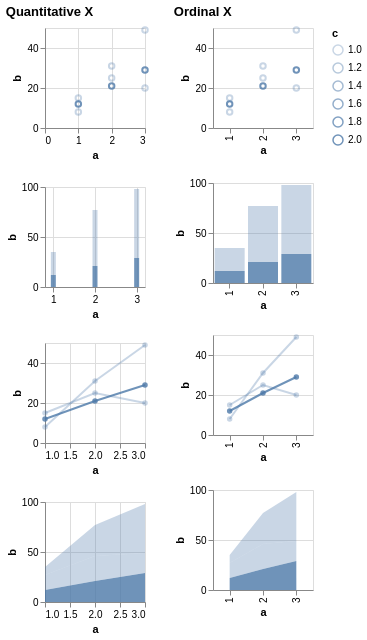

This figure's Vega-Lite source:
### Vega specification from a JSON file in a GitHub repository (floating-point values rounded to 4 significant figures)
{"$schema": "https://vega.github.io/schema/vega/v5.json", "description": "Testing invalid", "background": "white", "padding": 5, "data": [{"name": "source_0", "values": [{"a": 1, "b": 15, "c": 1}, {"a": 2, "b": 25, "c": 1}, {"a": 3, "b": 20, "c": 1}, {"a": 1, "b": 12, "c": 2}, {"a": 2, "b": 21, "c": 2}, {"a": 3, "b": 29, "c": 2}, {"a": 1, "b": 8, "c": null}, {"a": 2, "b": 31, "c": null}, {"a": 3, "b": 49, "c": null}]}, {"name": "data_0", "source": "source_0", "transform": [{"type": "formula", "expr": "toNumber(datum[\"a\"])", "as": "a"}]}, {"name": "data_2", "source": "data_0", "transform": [{"type": "stack", "groupby": ["a"], "field": "b", "sort": {"field": ["c"], "order": ["descending"]}, "as": ["b_start", "b_end"], "offset": "zero"}]}, {"name": "data_3", "source": "data_0", "transform": [{"type": "impute", "field": "b", "groupby": ["c"], "key": "a", "method": "value", "value": 0}, {"type": "stack", "groupby": ["a"], "field": "b", "sort": {"field": ["c"], "order": ["descending"]}, "as": ["b_start", "b_end"], "offset": "zero"}]}, {"name": "data_4", "source": "data_0", "transform": [{"type": "stack", "groupby": ["a"], "field": "b", "sort": {"field": ["c"], "order": ["descending"]}, "as": ["b_start", "b_end"], "offset": "zero"}]}, {"name": "data_5", "source": "data_0", "transform": [{"type": "impute", "field": "b", "groupby": ["c"], "key": "a", "method": "value", "value": 0}, {"type": "stack", "groupby": ["a"], "field": "b", "sort": {"field": ["c"], "order": ["descending"]}, "as": ["b_start", "b_end"], "offset": "zero"}]}], "signals": [{"name": "childWidth", "value": 100}, {"name": "concat_0_childHeight", "value": 100}, {"name": "concat_1_childHeight", "value": 100}], "layout": {"padding": 20, "bounds": "full", "align": "each"}, "marks": [{"type": "group", "name": "concat_0_group", "title": {"text": "Quantitative X", "anchor": "start"}, "layout": {"padding": 20, "columns": 1, "bounds": "full", "align": "each"}, "marks": [{"type": "group", "name": "concat_0_concat_0_group", "style": "cell", "encode": {"update": {"width": {"signal": "childWidth"}, "height": {"signal": "concat_0_childHeight"}}}, "marks": [{"name": "concat_0_concat_0_marks", "type": "symbol", "style": ["point"], "from": {"data": "data_0"}, "encode": {"update": {"opacity": [{"test": "!isValid(datum[\"c\"]) || !isFinite(+datum[\"c\"])", "signal": "scale('opacity', inrange(0, domain('opacity')) ? 0 : domain('opacity')[0])"}, {"scale": "opacity", "field": "c"}], "fill": {"value": "transparent"}, "stroke": {"value": "#4c78a8"}, "tooltip": {"signal": "{\"a\": format(datum[\"a\"], \"\"), \"b\": format(datum[\"b\"], \"\"), \"c\": format(datum[\"c\"], \"\")}"}, "ariaRoleDescription": {"value": "point"}, "description": {"signal": "\"a: \" + (format(datum[\"a\"], \"\")) + \"; b: \" + (format(datum[\"b\"], \"\")) + \"; c: \" + (format(datum[\"c\"], \"\"))"}, "x": [{"test": "!isValid(datum[\"a\"]) || !isFinite(+datum[\"a\"])", "scale": "concat_0_concat_0_x", "value": 0}, {"scale": "concat_0_concat_0_x", "field": "a"}], "y": [{"test": "!isValid(datum[\"b\"]) || !isFinite(+datum[\"b\"])", "scale": "concat_0_concat_0_y", "value": 0}, {"scale": "concat_0_concat_0_y", "field": "b"}]}}}], "axes": [{"scale": "concat_0_concat_0_x", "orient": "bottom", "gridScale": "concat_0_concat_0_y", "grid": true, "tickCount": {"signal": "ceil(childWidth/40)"}, "domain": false, "labels": false, "aria": false, "maxExtent": 0, "minExtent": 0, "ticks": false, "zindex": 0}, {"scale": "concat_0_concat_0_y", "orient": "left", "gridScale": "concat_0_concat_0_x", "grid": true, "tickCount": {"signal": "ceil(concat_0_childHeight/40)"}, "domain": false, "labels": false, "aria": false, "maxExtent": 0, "minExtent": 0, "ticks": false, "zindex": 0}, {"scale": "concat_0_concat_0_x", "orient": "bottom", "grid": false, "title": "a", "labelFlush": true, "labelOverlap": true, "tickCount": {"signal": "ceil(childWidth/40)"}, "zindex": 0}, {"scale": "concat_0_concat_0_y", "orient": "left", "grid": false, "title": "b", "labelOverlap": true, "tickCount": {"signal": "ceil(concat_0_childHeight/40)"}, "zindex": 0}]}, {"type": "group", "name": "concat_0_concat_1_group", "style": "cell", "encode": {"update": {"width": {"signal": "childWidth"}, "height": {"signal": "concat_0_childHeight"}}}, "marks": [{"name": "concat_0_concat_1_marks", "type": "rect", "style": ["bar"], "from": {"data": "data_2"}, "encode": {"update": {"fill": {"value": "#4c78a8"}, "opacity": [{"test": "!isValid(datum[\"c\"]) || !isFinite(+datum[\"c\"])", "signal": "scale('opacity', inrange(0, domain('opacity')) ? 0 : domain('opacity')[0])"}, {"scale": "opacity", "field": "c"}], "tooltip": {"signal": "{\"a\": format(datum[\"a\"], \"\"), \"b\": format(datum[\"b\"], \"\"), \"c\": format(datum[\"c\"], \"\")}"}, "ariaRoleDescription": {"value": "bar"}, "description": {"signal": "\"a: \" + (format(datum[\"a\"], \"\")) + \"; b: \" + (format(datum[\"b\"], \"\")) + \"; c: \" + (format(datum[\"c\"], \"\"))"}, "xc": [{"test": "!isValid(datum[\"a\"]) || !isFinite(+datum[\"a\"])", "signal": "scale('concat_0_concat_1_x', inrange(0, domain('concat_0_concat_1_x')) ? 0 : domain('concat_0_concat_1_x')[0])"}, {"scale": "concat_0_concat_1_x", "field": "a"}], "width": {"value": 5}, "y": {"scale": "concat_0_concat_1_y", "field": "b_end"}, "y2": {"scale": "concat_0_concat_1_y", "field": "b_start"}}}}], "axes": [{"scale": "concat_0_concat_1_x", "orient": "bottom", "gridScale": "concat_0_concat_1_y", "grid": true, "tickCount": {"signal": "ceil(childWidth/40)"}, "domain": false, "labels": false, "aria": false, "maxExtent": 0, "minExtent": 0, "ticks": false, "zindex": 0}, {"scale": "concat_0_concat_1_y", "orient": "left", "gridScale": "concat_0_concat_1_x", "grid": true, "tickCount": {"signal": "ceil(concat_0_childHeight/40)"}, "domain": false, "labels": false, "aria": false, "maxExtent": 0, "minExtent": 0, "ticks": false, "zindex": 0}, {"scale": "concat_0_concat_1_x", "orient": "bottom", "grid": false, "title": "a", "labelFlush": true, "labelOverlap": true, "tickCount": {"signal": "ceil(childWidth/40)"}, "zindex": 0}, {"scale": "concat_0_concat_1_y", "orient": "left", "grid": false, "title": "b", "labelOverlap": true, "tickCount": {"signal": "ceil(concat_0_childHeight/40)"}, "zindex": 0}]}, {"type": "group", "name": "concat_0_concat_2_group", "style": "cell", "encode": {"update": {"width": {"signal": "childWidth"}, "height": {"signal": "concat_0_childHeight"}}}, "marks": [{"name": "concat_0_concat_2_layer_0_pathgroup", "type": "group", "from": {"facet": {"name": "faceted_path_concat_0_concat_2_layer_0_main", "data": "data_0", "groupby": ["c"]}}, "encode": {"update": {"width": {"field": {"group": "width"}}, "height": {"field": {"group": "height"}}}}, "marks": [{"name": "concat_0_concat_2_layer_0_marks", "type": "line", "style": ["line"], "sort": {"field": "x"}, "from": {"data": "faceted_path_concat_0_concat_2_layer_0_main"}, "encode": {"update": {"stroke": {"value": "#4c78a8"}, "opacity": [{"test": "!isValid(datum[\"c\"]) || !isFinite(+datum[\"c\"])", "signal": "scale('opacity', inrange(0, domain('opacity')) ? 0 : domain('opacity')[0])"}, {"scale": "opacity", "field": "c"}], "tooltip": {"signal": "{\"a\": format(datum[\"a\"], \"\"), \"b\": format(datum[\"b\"], \"\"), \"c\": format(datum[\"c\"], \"\")}"}, "description": {"signal": "\"a: \" + (format(datum[\"a\"], \"\")) + \"; b: \" + (format(datum[\"b\"], \"\")) + \"; c: \" + (format(datum[\"c\"], \"\"))"}, "x": [{"test": "!isValid(datum[\"a\"]) || !isFinite(+datum[\"a\"])", "signal": "scale('concat_0_concat_2_x', inrange(0, domain('concat_0_concat_2_x')) ? 0 : domain('concat_0_concat_2_x')[0])"}, {"scale": "concat_0_concat_2_x", "field": "a"}], "y": [{"test": "!isValid(datum[\"b\"]) || !isFinite(+datum[\"b\"])", "scale": "concat_0_concat_2_y", "value": 0}, {"scale": "concat_0_concat_2_y", "field": "b"}]}}}]}, {"name": "concat_0_concat_2_layer_1_marks", "type": "symbol", "style": ["point"], "from": {"data": "data_0"}, "encode": {"update": {"opacity": [{"test": "!isValid(datum[\"c\"]) || !isFinite(+datum[\"c\"])", "signal": "scale('opacity', inrange(0, domain('opacity')) ? 0 : domain('opacity')[0])"}, {"scale": "opacity", "field": "c"}], "fill": {"value": "#4c78a8"}, "tooltip": {"signal": "{\"a\": format(datum[\"a\"], \"\"), \"b\": format(datum[\"b\"], \"\"), \"c\": format(datum[\"c\"], \"\")}"}, "ariaRoleDescription": {"value": "point"}, "description": {"signal": "\"a: \" + (format(datum[\"a\"], \"\")) + \"; b: \" + (format(datum[\"b\"], \"\")) + \"; c: \" + (format(datum[\"c\"], \"\"))"}, "x": [{"test": "!isValid(datum[\"a\"]) || !isFinite(+datum[\"a\"])", "signal": "scale('concat_0_concat_2_x', inrange(0, domain('concat_0_concat_2_x')) ? 0 : domain('concat_0_concat_2_x')[0])"}, {"scale": "concat_0_concat_2_x", "field": "a"}], "y": [{"test": "!isValid(datum[\"b\"]) || !isFinite(+datum[\"b\"])", "scale": "concat_0_concat_2_y", "value": 0}, {"scale": "concat_0_concat_2_y", "field": "b"}]}}}], "axes": [{"scale": "concat_0_concat_2_x", "orient": "bottom", "gridScale": "concat_0_concat_2_y", "grid": true, "tickCount": {"signal": "ceil(childWidth/40)"}, "domain": false, "labels": false, "aria": false, "maxExtent": 0, "minExtent": 0, "ticks": false, "zindex": 0}, {"scale": "concat_0_concat_2_y", "orient": "left", "gridScale": "concat_0_concat_2_x", "grid": true, "tickCount": {"signal": "ceil(concat_0_childHeight/40)"}, "domain": false, "labels": false, "aria": false, "maxExtent": 0, "minExtent": 0, "ticks": false, "zindex": 0}, {"scale": "concat_0_concat_2_x", "orient": "bottom", "grid": false, "title": "a", "labelFlush": true, "labelOverlap": true, "tickCount": {"signal": "ceil(childWidth/40)"}, "zindex": 0}, {"scale": "concat_0_concat_2_y", "orient": "left", "grid": false, "title": "b", "labelOverlap": true, "tickCount": {"signal": "ceil(concat_0_childHeight/40)"}, "zindex": 0}]}, {"type": "group", "name": "concat_0_concat_3_group", "style": "cell", "encode": {"update": {"width": {"signal": "childWidth"}, "height": {"signal": "concat_0_childHeight"}}}, "marks": [{"name": "concat_0_concat_3_pathgroup", "type": "group", "from": {"facet": {"name": "faceted_path_concat_0_concat_3_main", "data": "data_3", "groupby": ["c"]}}, "encode": {"update": {"width": {"field": {"group": "width"}}, "height": {"field": {"group": "height"}}}}, "marks": [{"name": "concat_0_concat_3_marks", "type": "area", "style": ["area"], "sort": {"field": "x"}, "from": {"data": "faceted_path_concat_0_concat_3_main"}, "encode": {"update": {"orient": {"value": "vertical"}, "fill": {"value": "#4c78a8"}, "opacity": [{"test": "!isValid(datum[\"c\"]) || !isFinite(+datum[\"c\"])", "signal": "scale('opacity', inrange(0, domain('opacity')) ? 0 : domain('opacity')[0])"}, {"scale": "opacity", "field": "c"}], "tooltip": {"signal": "{\"a\": format(datum[\"a\"], \"\"), \"b\": format(datum[\"b\"], \"\"), \"c\": format(datum[\"c\"], \"\")}"}, "description": {"signal": "\"a: \" + (format(datum[\"a\"], \"\")) + \"; b: \" + (format(datum[\"b\"], \"\")) + \"; c: \" + (format(datum[\"c\"], \"\"))"}, "x": [{"test": "!isValid(datum[\"a\"]) || !isFinite(+datum[\"a\"])", "signal": "scale('concat_0_concat_3_x', inrange(0, domain('concat_0_concat_3_x')) ? 0 : domain('concat_0_concat_3_x')[0])"}, {"scale": "concat_0_concat_3_x", "field": "a"}], "y": {"scale": "concat_0_concat_3_y", "field": "b_end"}, "y2": {"scale": "concat_0_concat_3_y", "field": "b_start"}}}}]}], "axes": [{"scale": "concat_0_concat_3_x", "orient": "bottom", "gridScale": "concat_0_concat_3_y", "grid": true, "tickCount": {"signal": "ceil(childWidth/40)"}, "domain": false, "labels": false, "aria": false, "maxExtent": 0, "minExtent": 0, "ticks": false, "zindex": 0}, {"scale": "concat_0_concat_3_y", "orient": "left", "gridScale": "concat_0_concat_3_x", "grid": true, "tickCount": {"signal": "ceil(concat_0_childHeight/40)"}, "domain": false, "labels": false, "aria": false, "maxExtent": 0, "minExtent": 0, "ticks": false, "zindex": 0}, {"scale": "concat_0_concat_3_x", "orient": "bottom", "grid": false, "title": "a", "labelFlush": true, "labelOverlap": true, "tickCount": {"signal": "ceil(childWidth/40)"}, "zindex": 0}, {"scale": "concat_0_concat_3_y", "orient": "left", "grid": false, "title": "b", "labelOverlap": true, "tickCount": {"signal": "ceil(concat_0_childHeight/40)"}, "zindex": 0}]}]}, {"type": "group", "name": "concat_1_group", "title": {"text": "Ordinal X", "anchor": "start"}, "layout": {"padding": 20, "columns": 1, "bounds": "full", "align": "each"}, "marks": [{"type": "group", "name": "concat_1_concat_0_group", "style": "cell", "encode": {"update": {"width": {"signal": "childWidth"}, "height": {"signal": "concat_1_childHeight"}}}, "marks": [{"name": "concat_1_concat_0_marks", "type": "symbol", "style": ["point"], "from": {"data": "data_0"}, "encode": {"update": {"opacity": [{"test": "!isValid(datum[\"c\"]) || !isFinite(+datum[\"c\"])", "signal": "scale('opacity', inrange(0, domain('opacity')) ? 0 : domain('opacity')[0])"}, {"scale": "opacity", "field": "c"}], "fill": {"value": "transparent"}, "stroke": {"value": "#4c78a8"}, "tooltip": {"signal": "{\"a\": isValid(datum[\"a\"]) ? datum[\"a\"] : \"\"+datum[\"a\"], \"b\": format(datum[\"b\"], \"\"), \"c\": format(datum[\"c\"], \"\")}"}, "ariaRoleDescription": {"value": "point"}, "description": {"signal": "\"a: \" + (isValid(datum[\"a\"]) ? datum[\"a\"] : \"\"+datum[\"a\"]) + \"; b: \" + (format(datum[\"b\"], \"\")) + \"; c: \" + (format(datum[\"c\"], \"\"))"}, "x": {"scale": "concat_1_concat_0_x", "field": "a"}, "y": [{"test": "!isValid(datum[\"b\"]) || !isFinite(+datum[\"b\"])", "scale": "concat_1_concat_0_y", "value": 0}, {"scale": "concat_1_concat_0_y", "field": "b"}]}}}], "axes": [{"scale": "concat_1_concat_0_y", "orient": "left", "gridScale": "concat_1_concat_0_x", "grid": true, "tickCount": {"signal": "ceil(concat_1_childHeight/40)"}, "domain": false, "labels": false, "aria": false, "maxExtent": 0, "minExtent": 0, "ticks": false, "zindex": 0}, {"scale": "concat_1_concat_0_x", "orient": "bottom", "grid": false, "title": "a", "labelAlign": "right", "labelAngle": 270, "labelBaseline": "middle", "zindex": 0}, {"scale": "concat_1_concat_0_y", "orient": "left", "grid": false, "title": "b", "labelOverlap": true, "tickCount": {"signal": "ceil(concat_1_childHeight/40)"}, "zindex": 0}]}, {"type": "group", "name": "concat_1_concat_1_group", "style": "cell", "encode": {"update": {"width": {"signal": "childWidth"}, "height": {"signal": "concat_1_childHeight"}}}, "marks": [{"name": "concat_1_concat_1_marks", "type": "rect", "style": ["bar"], "from": {"data": "data_4"}, "encode": {"update": {"fill": {"value": "#4c78a8"}, "opacity": [{"test": "!isValid(datum[\"c\"]) || !isFinite(+datum[\"c\"])", "signal": "scale('opacity', inrange(0, domain('opacity')) ? 0 : domain('opacity')[0])"}, {"scale": "opacity", "field": "c"}], "tooltip": {"signal": "{\"a\": isValid(datum[\"a\"]) ? datum[\"a\"] : \"\"+datum[\"a\"], \"b\": format(datum[\"b\"], \"\"), \"c\": format(datum[\"c\"], \"\")}"}, "ariaRoleDescription": {"value": "bar"}, "description": {"signal": "\"a: \" + (isValid(datum[\"a\"]) ? datum[\"a\"] : \"\"+datum[\"a\"]) + \"; b: \" + (format(datum[\"b\"], \"\")) + \"; c: \" + (format(datum[\"c\"], \"\"))"}, "x": {"scale": "concat_1_concat_1_x", "field": "a"}, "width": {"signal": "max(0.25, bandwidth('concat_1_concat_1_x'))"}, "y": {"scale": "concat_1_concat_1_y", "field": "b_end"}, "y2": {"scale": "concat_1_concat_1_y", "field": "b_start"}}}}], "axes": [{"scale": "concat_1_concat_1_y", "orient": "left", "gridScale": "concat_1_concat_1_x", "grid": true, "tickCount": {"signal": "ceil(concat_1_childHeight/40)"}, "domain": false, "labels": false, "aria": false, "maxExtent": 0, "minExtent": 0, "ticks": false, "zindex": 0}, {"scale": "concat_1_concat_1_x", "orient": "bottom", "grid": false, "title": "a", "labelAlign": "right", "labelAngle": 270, "labelBaseline": "middle", "zindex": 0}, {"scale": "concat_1_concat_1_y", "orient": "left", "grid": false, "title": "b", "labelOverlap": true, "tickCount": {"signal": "ceil(concat_1_childHeight/40)"}, "zindex": 0}]}, {"type": "group", "name": "concat_1_concat_2_group", "style": "cell", "encode": {"update": {"width": {"signal": "childWidth"}, "height": {"signal": "concat_1_childHeight"}}}, "marks": [{"name": "concat_1_concat_2_layer_0_pathgroup", "type": "group", "from": {"facet": {"name": "faceted_path_concat_1_concat_2_layer_0_main", "data": "data_0", "groupby": ["c"]}}, "encode": {"update": {"width": {"field": {"group": "width"}}, "height": {"field": {"group": "height"}}}}, "marks": [{"name": "concat_1_concat_2_layer_0_marks", "type": "line", "style": ["line"], "sort": {"field": "x"}, "from": {"data": "faceted_path_concat_1_concat_2_layer_0_main"}, "encode": {"update": {"stroke": {"value": "#4c78a8"}, "opacity": [{"test": "!isValid(datum[\"c\"]) || !isFinite(+datum[\"c\"])", "signal": "scale('opacity', inrange(0, domain('opacity')) ? 0 : domain('opacity')[0])"}, {"scale": "opacity", "field": "c"}], "tooltip": {"signal": "{\"a\": isValid(datum[\"a\"]) ? datum[\"a\"] : \"\"+datum[\"a\"], \"b\": format(datum[\"b\"], \"\"), \"c\": format(datum[\"c\"], \"\")}"}, "description": {"signal": "\"a: \" + (isValid(datum[\"a\"]) ? datum[\"a\"] : \"\"+datum[\"a\"]) + \"; b: \" + (format(datum[\"b\"], \"\")) + \"; c: \" + (format(datum[\"c\"], \"\"))"}, "x": {"scale": "concat_1_concat_2_x", "field": "a"}, "y": [{"test": "!isValid(datum[\"b\"]) || !isFinite(+datum[\"b\"])", "scale": "concat_1_concat_2_y", "value": 0}, {"scale": "concat_1_concat_2_y", "field": "b"}]}}}]}, {"name": "concat_1_concat_2_layer_1_marks", "type": "symbol", "style": ["point"], "from": {"data": "data_0"}, "encode": {"update": {"opacity": [{"test": "!isValid(datum[\"c\"]) || !isFinite(+datum[\"c\"])", "signal": "scale('opacity', inrange(0, domain('opacity')) ? 0 : domain('opacity')[0])"}, {"scale": "opacity", "field": "c"}], "fill": {"value": "#4c78a8"}, "tooltip": {"signal": "{\"a\": isValid(datum[\"a\"]) ? datum[\"a\"] : \"\"+datum[\"a\"], \"b\": format(datum[\"b\"], \"\"), \"c\": format(datum[\"c\"], \"\")}"}, "ariaRoleDescription": {"value": "point"}, "description": {"signal": "\"a: \" + (isValid(datum[\"a\"]) ? datum[\"a\"] : \"\"+datum[\"a\"]) + \"; b: \" + (format(datum[\"b\"], \"\")) + \"; c: \" + (format(datum[\"c\"], \"\"))"}, "x": {"scale": "concat_1_concat_2_x", "field": "a"}, "y": [{"test": "!isValid(datum[\"b\"]) || !isFinite(+datum[\"b\"])", "scale": "concat_1_concat_2_y", "value": 0}, {"scale": "concat_1_concat_2_y", "field": "b"}]}}}], "axes": [{"scale": "concat_1_concat_2_y", "orient": "left", "gridScale": "concat_1_concat_2_x", "grid": true, "tickCount": {"signal": "ceil(concat_1_childHeight/40)"}, "domain": false, "labels": false, "aria": false, "maxExtent": 0, "minExtent": 0, "ticks": false, "zindex": 0}, {"scale": "concat_1_concat_2_x", "orient": "bottom", "grid": false, "title": "a", "labelAlign": "right", "labelAngle": 270, "labelBaseline": "middle", "zindex": 0}, {"scale": "concat_1_concat_2_y", "orient": "left", "grid": false, "title": "b", "labelOverlap": true, "tickCount": {"signal": "ceil(concat_1_childHeight/40)"}, "zindex": 0}]}, {"type": "group", "name": "concat_1_concat_3_group", "style": "cell", "encode": {"update": {"width": {"signal": "childWidth"}, "height": {"signal": "concat_1_childHeight"}}}, "marks": [{"name": "concat_1_concat_3_pathgroup", "type": "group", "from": {"facet": {"name": "faceted_path_concat_1_concat_3_main", "data": "data_5", "groupby": ["c"]}}, "encode": {"update": {"width": {"field": {"group": "width"}}, "height": {"field": {"group": "height"}}}}, "marks": [{"name": "concat_1_concat_3_marks", "type": "area", "style": ["area"], "sort": {"field": "x"}, "from": {"data": "faceted_path_concat_1_concat_3_main"}, "encode": {"update": {"orient": {"value": "vertical"}, "fill": {"value": "#4c78a8"}, "opacity": [{"test": "!isValid(datum[\"c\"]) || !isFinite(+datum[\"c\"])", "signal": "scale('opacity', inrange(0, domain('opacity')) ? 0 : domain('opacity')[0])"}, {"scale": "opacity", "field": "c"}], "tooltip": {"signal": "{\"a\": isValid(datum[\"a\"]) ? datum[\"a\"] : \"\"+datum[\"a\"], \"b\": format(datum[\"b\"], \"\"), \"c\": format(datum[\"c\"], \"\")}"}, "description": {"signal": "\"a: \" + (isValid(datum[\"a\"]) ? datum[\"a\"] : \"\"+datum[\"a\"]) + \"; b: \" + (format(datum[\"b\"], \"\")) + \"; c: \" + (format(datum[\"c\"], \"\"))"}, "x": {"scale": "concat_1_concat_3_x", "field": "a"}, "y": {"scale": "concat_1_concat_3_y", "field": "b_end"}, "y2": {"scale": "concat_1_concat_3_y", "field": "b_start"}}}}]}], "axes": [{"scale": "concat_1_concat_3_y", "orient": "left", "gridScale": "concat_1_concat_3_x", "grid": true, "tickCount": {"signal": "ceil(concat_1_childHeight/40)"}, "domain": false, "labels": false, "aria": false, "maxExtent": 0, "minExtent": 0, "ticks": false, "zindex": 0}, {"scale": "concat_1_concat_3_x", "orient": "bottom", "grid": false, "title": "a", "labelAlign": "right", "labelAngle": 270, "labelBaseline": "middle", "zindex": 0}, {"scale": "concat_1_concat_3_y", "orient": "left", "grid": false, "title": "b", "labelOverlap": true, "tickCount": {"signal": "ceil(concat_1_childHeight/40)"}, "zindex": 0}]}]}], "scales": [{"name": "opacity", "type": "linear", "domain": {"fields": [{"data": "data_0", "field": "c"}, {"data": "data_2", "field": "c"}, {"data": "data_3", "field": "c"}, {"data": "data_4", "field": "c"}, {"data": "data_5", "field": "c"}]}, "range": [0.3, 0.8], "zero": false}, {"name": "concat_0_concat_0_x", "type": "linear", "domain": {"data": "data_0", "field": "a"}, "range": [0, {"signal": "childWidth"}], "nice": true, "zero": true}, {"name": "concat_0_concat_0_y", "type": "linear", "domain": {"data": "data_0", "field": "b"}, "range": [{"signal": "concat_0_childHeight"}, 0], "nice": true, "zero": true}, {"name": "concat_0_concat_1_x", "type": "linear", "domain": {"data": "data_2", "field": "a"}, "range": [0, {"signal": "childWidth"}], "nice": true, "zero": false, "padding": 5}, {"name": "concat_0_concat_1_y", "type": "linear", "domain": {"data": "data_2", "fields": ["b_start", "b_end"]}, "range": [{"signal": "concat_0_childHeight"}, 0], "nice": true, "zero": true}, {"name": "concat_0_concat_2_x", "type": "linear", "domain": {"data": "data_0", "field": "a"}, "range": [0, {"signal": "childWidth"}], "nice": true, "zero": false}, {"name": "concat_0_concat_2_y", "type": "linear", "domain": {"data": "data_0", "field": "b"}, "range": [{"signal": "concat_0_childHeight"}, 0], "nice": true, "zero": true}, {"name": "concat_0_concat_3_x", "type": "linear", "domain": {"data": "data_3", "field": "a"}, "range": [0, {"signal": "childWidth"}], "nice": true, "zero": false}, {"name": "concat_0_concat_3_y", "type": "linear", "domain": {"data": "data_3", "fields": ["b_start", "b_end"]}, "range": [{"signal": "concat_0_childHeight"}, 0], "nice": true, "zero": true}, {"name": "concat_1_concat_0_x", "type": "point", "domain": {"data": "data_0", "field": "a", "sort": true}, "range": [0, {"signal": "childWidth"}], "padding": 0.5}, {"name": "concat_1_concat_0_y", "type": "linear", "domain": {"data": "data_0", "field": "b"}, "range": [{"signal": "concat_1_childHeight"}, 0], "nice": true, "zero": true}, {"name": "concat_1_concat_1_x", "type": "band", "domain": {"data": "data_4", "field": "a", "sort": true}, "range": [0, {"signal": "childWidth"}], "paddingInner": 0.1, "paddingOuter": 0.05}, {"name": "concat_1_concat_1_y", "type": "linear", "domain": {"data": "data_4", "fields": ["b_start", "b_end"]}, "range": [{"signal": "concat_1_childHeight"}, 0], "nice": true, "zero": true}, {"name": "concat_1_concat_2_x", "type": "point", "domain": {"data": "data_0", "field": "a", "sort": true}, "range": [0, {"signal": "childWidth"}], "padding": 0.5}, {"name": "concat_1_concat_2_y", "type": "linear", "domain": {"data": "data_0", "field": "b"}, "range": [{"signal": "concat_1_childHeight"}, 0], "nice": true, "zero": true}, {"name": "concat_1_concat_3_x", "type": "point", "domain": {"data": "data_5", "field": "a", "sort": true}, "range": [0, {"signal": "childWidth"}], "padding": 0.5}, {"name": "concat_1_concat_3_y", "type": "linear", "domain": {"data": "data_5", "fields": ["b_start", "b_end"]}, "range": [{"signal": "concat_1_childHeight"}, 0], "nice": true, "zero": true}], "legends": [{"opacity": "opacity", "symbolType": "circle", "title": "c", "encode": {"symbols": {"update": {"fill": {"value": "transparent"}, "stroke": {"value": "#4c78a8"}}}}}], "config": {"mark": {"tooltip": true}}}
